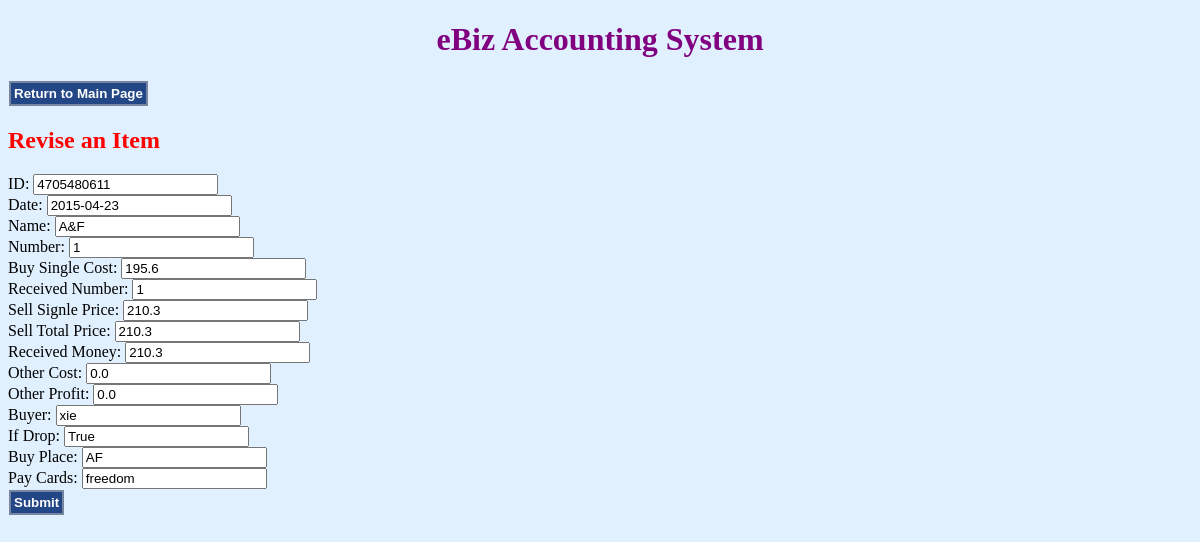
/revise_item/4705480611, run on the app's committed database.
### Item.py (models this page shows, shortened)
class Item(Model):
    uID = IntegerField(unique=True);
    date = DateField();
    number = IntegerField();
    name = TextField();
    buySingleCost = DoubleField();
    buyTotalCost = DoubleField();
    receivedNum = IntegerField();
    sellSignlePrice = DoubleField();
    sellTotalPrice = DoubleField();
    receivedMoney = DoubleField();
    otherCost = DoubleField();
    basicProfit = DoubleField();
    otherProfit = DoubleField();
    totalProfit = DoubleField();
    buyer = CharField(max_length=120);
    buyPlace = CharField(max_length=120);
    payCards = TextField();
    ifDrop = BooleanField();
    class Meta:
        database = db;
        order_by = ('-date',);

### ebizSys.py (the view)
@app.route('/revise_item/<int:uID>')
@app.route('/revise_item')
def revise_item(uID):
    item = Item.get_item_by_ID(uID);
    return render_template("revise_item.html", item=item);

### Item.py (called while the page is built)
def get_item_by_ID(_ID):
    for x in Item.select():
        if x.uID == _ID:
            return x;

### templates/revise_item.html (shortened to what this page needs)
<!DOCTYPE html>
<html>
	<head>
		<link rel="stylesheet" type="text/css" href="/static/styles.css">
	</head>
	<body>
		<h1>eBiz Accounting System</h1>
		<form action="{{ url_for('index') }}">
			<input class="retrn_to_home" type="submit" value="Return to Main Page">
		</form>
		<h2>Revise an Item</h2>
		<form action="{{ url_for('save_revise_item') }}" method="POST"
		class="save_revise_item">
			<div >
				<label>ID: </label><input name="uID" value="{{ item.uID }}" readonly="True"><br>
				<label>Date: </label><input name="date" value="{{ item.date }}"><br>
				<label>Name: </label><input name="name" value="{{ item.name }}"><br>
				<label>Number: </label><input name="num" value="{{ item.number }}"><br>
				<label>Buy Single Cost: </label><input name="buySingleCost" value="{{ item.buySingleCost }}"><br>
				<label>Received Number: </label><input name="receivedNum" value="{{ item.receivedNum }}"><br>
				<label>Sell Signle Price: </label><input name="sellSignlePrice" value="{{ item.sellSignlePrice }}"><br>
				<label>Sell Total Price: </label><input name="sellTotalPrice" value="{{ item.sellTotalPrice }}"><br>
				<label>Received Money: </label><input name="receivedMoney" value="{{ item.receivedMoney }}"><br>
				<label>Other Cost: </label><input name="otherCost" value="{{ item.otherCost }}"><br>
				<label>Other Profit: </label><input name="otherProfit" value="{{ item.otherProfit }}"><br>
				<label>Buyer: </label><input name="buyer" value="{{ item.buyer }}"><br>
				<label>If Drop: </label><input name="ifDrop" value="{{ item.ifDrop }}"><br>
				<label>Buy Place: </label><input name="buyPlace" value="{{ item.buyPlace }}"><br>
				<label>Pay Cards: </label><input name="payCards" value="{{ item.payCards }}"><br>
			</div>
			<input id="revise_submit" type="submit" class="submit_button" value="Submit">
		</form>
	</body>
</html>

### static/styles.css (style rules this page uses)
body { background-color: #E0F0FF; }
h1 { color: purple; text-align: center; }
h2 { color: red; }
.add_button,.submit_button,.retrn_to_home { background-color:#234786; border-color: #78859F; border-style: solid; color:#FFFFFF; display: inline; font-weight: bold; padding: 3px; margin:1px; }

### data on the page
Item: uID "4705480611", date "2015-04-23", name "A&F", num "1", buySingleCost "195.6", receivedNum "1", sellSignlePrice "210.3", sellTotalPrice "210.3", receivedMoney "210.3", otherCost "0.0", otherProfit "0.0", buyer "xie", ifDrop "True", buyPlace "AF", payCards "freedom"
